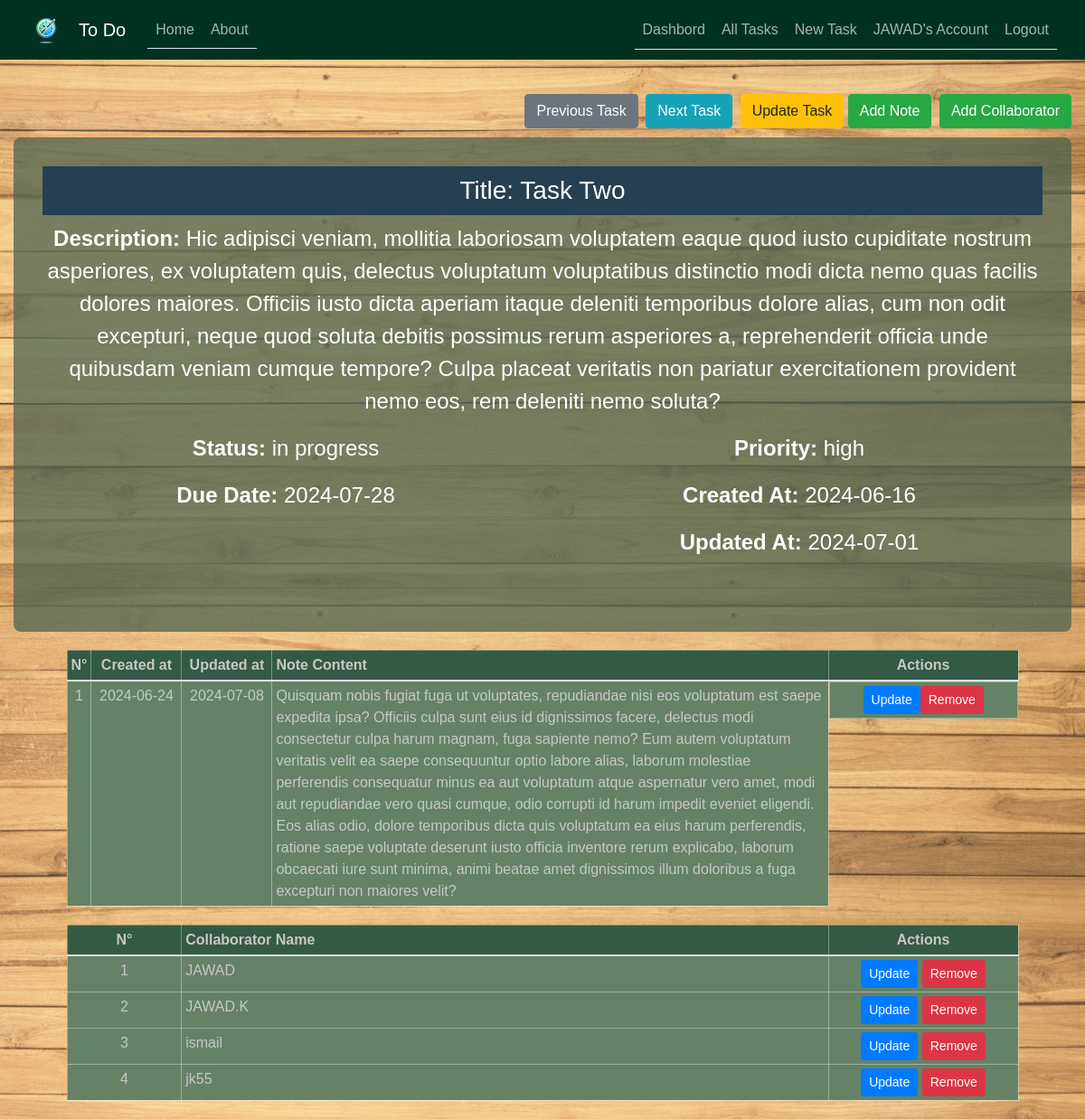
/task/25 (signed in), run on the app's committed database.
### To_Do/models.py (models this page shows, shortened)
class User(db.Model, UserMixin):
    id = db.Column(db.Integer, primary_key=True)
    username = db.Column(db.String(50), unique=True, nullable=False)
    email = db.Column(db.String(100), unique=True, nullable=False)
    password = db.Column(db.String(255), nullable=False)
    date_joined = db.Column(db.DateTime, default=datetime.now)
    last_login = db.Column(db.DateTime, default=datetime.now)
    tasks = db.relationship("Task", backref="user", lazy=True)
    task_collaborators = db.relationship("TaskCollaborator", backref="user", lazy=True)

class Task(db.Model):
    id = db.Column(db.Integer, primary_key=True)
    user_id = db.Column(db.Integer, db.ForeignKey("user.id"), nullable=False)
    title = db.Column(db.String(255), nullable=False)
    description = db.Column(db.Text)
    status = db.Column(
        db.Enum("in progress", "completed", "pending"), default="in progress"
    )
    priority = db.Column(db.Enum("low", "medium", "high"), default="medium")
    due_date = db.Column(db.DateTime, default=datetime.utcnow)
    created_at = db.Column(db.DateTime, default=datetime.utcnow)
    updated_at = db.Column(
        db.DateTime, default=datetime.utcnow, onupdate=datetime.utcnow
    )
    notes = db.relationship(
        "Note", backref="task", lazy=True, cascade="all, delete-orphan"
    )
    task_collaborators = db.relationship(
        "TaskCollaborator", backref="task", lazy=True, cascade="all, delete-orphan"
    )

class Note(db.Model):
    id = db.Column(db.Integer, primary_key=True)
    task_id = db.Column(db.Integer, db.ForeignKey("task.id"), nullable=False)
    content = db.Column(db.Text, nullable=False)
    created_at = db.Column(db.DateTime, default=datetime.utcnow)
    updated_at = db.Column(
        db.DateTime, default=datetime.utcnow, onupdate=datetime.utcnow
    )

class TaskCollaborator(db.Model):
    id = db.Column(db.Integer, primary_key=True)
    task_id = db.Column(db.Integer, db.ForeignKey("task.id"), nullable=False)
    user_id = db.Column(db.Integer, db.ForeignKey("user.id"), nullable=False)

### To_Do/tasks/routes.py (the view)
@tasks.route("/task/<int:task_id>")
def task(task_id):
    if not current_user.is_authenticated:
        flash("You need to be logged in to access this page.", "warning")
        return redirect(url_for("users.login"))
    task = Task.query.get_or_404(task_id)
    previous_task = (
        Task.query.filter(Task.id < task_id, Task.user_id == current_user.id)
        .order_by(Task.id.desc())
        .first()
    )
    next_task = (
        Task.query.filter(Task.id > task_id, Task.user_id == current_user.id)
        .order_by(Task.id.asc())
        .first()
    )
    return render_template(
        "task.html",
        title=task.title,
        task=task,
        previous_task=previous_task,
        next_task=next_task,
    )

### To_Do/models.py (called while the page is built)
@login_manager.user_loader
def load_user(user_id):
    return User.query.get(int(user_id))

### To_Do/templates/task.html (shortened to what this page needs)
{% extends "base.html" %}
{% import 'macros_note.html' as macros %}
{% block content %}
<div class="float-right mt-4">
    {% if previous_task %}
    <a href="{{ url_for('tasks.task', task_id=previous_task.id) }}" class="btn btn-secondary btn-2g mr-1">
         Previous Task
    </a>
    {% endif %}
    {% if next_task %}
    <a href="{{ url_for('tasks.task', task_id=next_task.id) }}" class="btn btn-info btn-2g mr-1">
         Next Task
    </a>
    {% endif %}
    <a href="{{ url_for('tasks.update_task', task_id=task.id) }}" class="btn btn-warning btn-2g">Update Task</a>
    <a href="{{ url_for('tasks.new_note', task_id=task.id) }}" class="btn btn-success btn-2g mr-1">
         Add Note
    </a>
    <a href="{{ url_for('tasks.new_collaborator', task_id=task.id) }}" class="btn btn-success btn-2g">
         Add Collaborator
    </a>
</div>
<br>
<br>
<div class="content-section mt-4">
    <h3 style="background-color: #254053; color: #ffffff; padding: 10px;">Title: {{ task.title }}</h3>
    <div class="row">
        <div class="col-md-12">
            <p><strong>Description:</strong> {{ task.description }}</p>
        </div>
    </div>
    <div class="row">
        <div class="col-md-6">
            <p><strong>Status:</strong> {{ task.status }}</p>
        </div>
        <div class="col-md-6">
            <p><strong>Priority:</strong> {{ task.priority }}</p>
        </div>
    </div>
    <div class="row">
        <div class="col-md-6">
            <p><strong>Due Date:</strong> {{ task.due_date.strftime('%Y-%m-%d') }}</p>
        </div>
        <div class="col-md-6">
            <p><strong>Created At:</strong> {{ task.created_at.strftime('%Y-%m-%d') }}</p>
        </div>
    </div>
    <div class="row">
        <div class="col-md-6">
        </div>
        <div class="col-md-6">
            <p><strong>Updated At:</strong> {{ task.updated_at.strftime('%Y-%m-%d') }}</p>
        </div>
    </div>
    <hr>
</div>
<table class="table">
    <thead>
        <tr>
            <th scope="col" class="text-center">N°</th>
            <th scope="col" class="text-center">Created at</th>
            <th scope="col" class="text-center">Updated at</th>
            <th scope="col">Note Content</th>
            <th scope="col" class="text-center actions-column">Actions</th>
        </tr>
    </thead>
    <tbody>
        {% for note in task.notes %}
        <tr>
            <td class="text-center">{{ loop.index }}</td>
            <td class="text-center" style="width:100px;">{{ note.created_at.strftime('%Y-%m-%d') }}</td>
            <td class="text-center" style="width:100px;">{{ note.updated_at.strftime('%Y-%m-%d') }}</td>
            <td>{{ note.content }}</td>
            <td class="text-center d-flex  justify-content-center">
                <a href="{{ url_for('tasks.update_note', note_id=note.id) }}" class="btn btn-primary btn-sm">Update</a>
                <button type="button" class="btn btn-danger btn-sm" data-toggle="modal" data-target="#deleteModal{{ note.id }}">
                    Remove
                </button>
            </td>
        </tr>
        {% endfor %}
    </tbody>
</table>
<table class="table">
    <thead>
        <tr>
            <th scope="col" class="text-center">N°</th>
            <th scope="col">Collaborator Name</th>
            <th scope="col" class="text-center actions-column">Actions</th>
        </tr>
    </thead>
    <tbody>
        {% for collaborator in task.task_collaborators %}
        <tr>
            <td class="text-center">{{ loop.index }}</td>
            <td>{{ collaborator.user.username }}</td>
            <td class="text-center">
                <a href="#" class="btn btn-primary btn-sm">Update</a>
                <a href="#" class="btn btn-danger btn-sm">Remove</a>
            </td>
        </tr>
        {% endfor %}
    </tbody>
</table>
{% endblock content %}

### To_Do/templates/base.html (shortened to what this page needs)
<!DOCTYPE html>
<html>
<head>
    <link rel="stylesheet" href="https://maxcdn.bootstrapcdn.com/bootstrap/4.0.0/css/bootstrap.min.css">
    <link rel="stylesheet" type="text/css" href="{{ url_for('static', filename='/css/main.css') }}">
</head>
<body>
    <header class="site-header">
      <nav class="navbar navbar-expand-md navbar-dark bg-steel fixed-top">
        <div class="container">
        <a class="navbar-brand" href="/">
          <img src="{{ url_for('static', filename='logo.png') }}" alt="Logo" style="width:40px;">
        </a>
          <a class="navbar-brand mr-4" href="/">To Do</a>
          <div class="collapse navbar-collapse" id="navbarToggle">
            <div class="nav nav-tabs mr-auto navbar-nav">
              <a class="nav-item nav-link" href="/">Home</a>
              <a class="nav-item nav-link" href="/about">About</a>
            </div>
            <div class="nav nav-tabs">
              <div class="navbar-nav">
                {% if current_user.is_authenticated %}
                <a class="nav-link" href="/dashbord">Dashbord</a>
                  <a class="nav-link" href="{{ url_for('tasks.all_tasks') }}"> All Tasks </a>
                  <a class="nav-link" href="{{ url_for('tasks.new_task') }}">New Task</a>
                  <a class="nav-link" href="/account">{{ current_user.username }}'s Account</a>
                  <a class="nav-link" href="logout">Logout</a>
                {% else %}
                  <a class="nav-item nav-link" href="{{ url_for('users.login') }}">Login</a>
                  <a class="nav-item nav-link" href="{{ url_for('users.sign_up') }}">Sign Up</a>
                {% endif %}
              </div>
            </div>
          </div>
        </div>
      </nav>
    </header>
    <main role="main" class="container">
      <div class="row">
        <div class="col-md-12">
          {% block content %}{% endblock %}
        </div>
      </div>
    </main>
  </body>
</html>

### To_Do/static/css/main.css (style rules this page uses)
* { box-sizing: border-box; }
body { width: 100%; height: 100vh; font-family: Arial, sans-serif; background-image: url('../background.jpg'); background-position: center; background-size:cover; background-attachment:scroll; position: relative; margin-top: 5rem; color: #000000; }
.bg-steel { background-color: #013221; color: #000000; }
.table { width: 90%; margin: 20px auto; }
.table th, .table td { border: 1px solid #ffffff59; padding: 4px; text-align: left; }
.table th { background-color: #335A44; color: #c7c7c7; }
.table td { background: #658267; color: #c7c7c7; }
.container { width: 100%; max-width: 1400px; text-align: center; margin: 0 auto; border-radius: 40%; }
.content-section { background: #4c634ebc; padding: 2rem; border-radius: 8px; margin-top: 20px; color: #fff; font-size: 1.5rem; }
.site-header .navbar-nav .nav-link { color: #fdfeffa4; }
.actions-column { width: 210px; }
a { color: #f3f3f3; text-decoration: none; }

### data on the page
User: username "JAWAD"
Task: title "Task Two", description "Hic adipisci veniam, mollitia laboriosam voluptatem eaque quod iusto cupiditate nostrum asperiores, ex voluptatem quis, delectus voluptatum voluptatibus distinctio modi dicta nemo quas facilis dolores maiores. Officiis iusto dicta aperiam itaque deleniti temporibus dolore alias, cum non odit excepturi, neque quod soluta debitis possimus rerum asperiores a, reprehenderit officia unde quibusdam veniam cumque tempore? Culpa placeat veritatis non pariatur exercitationem provident nemo eos, rem deleniti nemo soluta?", status "in progress", priority "high", due_date "2024-07-28", created_at "2024-06-16", updated_at "2024-07-01"
Note: created_at "2024-06-24", updated_at "2024-07-08", content "Quisquam nobis fugiat fuga ut voluptates, repudiandae nisi eos voluptatum est saepe expedita ipsa? Officiis culpa sunt eius id dignissimos facere, delectus modi consectetur culpa harum magnam, fuga sapiente nemo? Eum autem voluptatum veritatis velit ea saepe consequuntur optio labore alias, laborum molestiae perferendis consequatur minus ea aut voluptatum atque aspernatur vero amet, modi aut repudiandae vero quasi cumque, odio corrupti id harum impedit eveniet eligendi. Eos alias odio, dolore temporibus dicta quis voluptatum ea eius harum perferendis, ratione saepe voluptate deserunt iusto officia inventore rerum explicabo, laborum obcaecati iure sunt minima, animi beatae amet dignissimos…"
TaskCollaborator: user.username "JAWAD"
TaskCollaborator: user.username "JAWAD.K"
TaskCollaborator: user.username "ismail"
TaskCollaborator: user.username "jk55"
